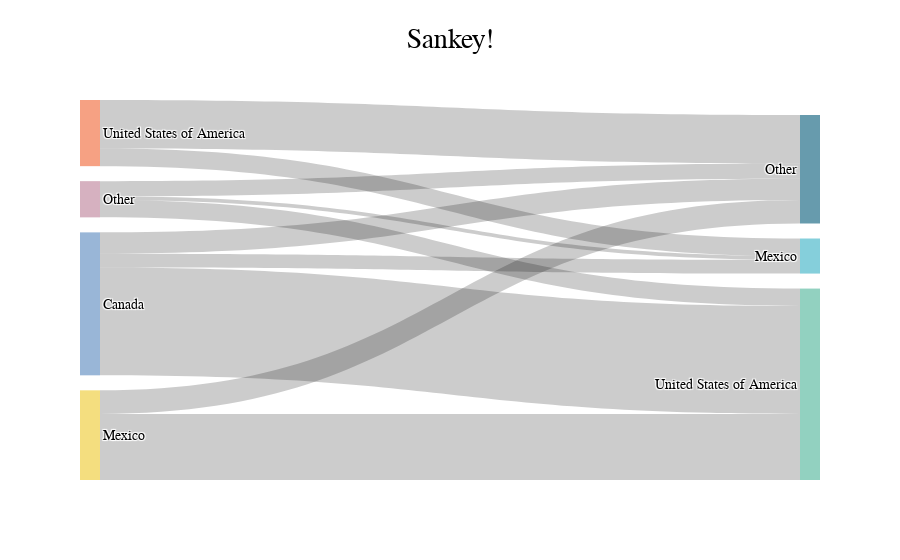

The cell this chart's notebook holds for it:
### Code cell
sfig

### Figure 1 — Plotly figure (JSON) as saved in the notebook; plotly's stock layout.template omitted (floating-point values rounded to 4 significant figures)
{"data": [{"link": {"source": [4, 6, 5, 6, 4, 5, 5, 2, 6, 2], "target": [3, 3, 3, 0, 0, 0, 1, 1, 1, 0], "value": [0.1974, 0.05183, 0.3222, 0.04537, 0.07032, 0.06347, 0.04104, 0.05277, 0.01088, 0.1447]}, "node": {"label": ["Other", "Mexico", "United States of America", "United States of America", "Mexico", "Canada", "Other"], "line": {"color": "white", "width": 0}, "pad": 15, "thickness": 20}, "type": "sankey", "valueformat": ".1%"}], "layout": {"autosize": true, "title": {"text": "Sankey!"}}}
